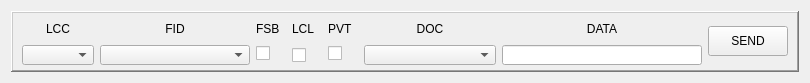
<?xml version="1.0" encoding="UTF-8"?>
<ui version="4.0">
 <class>ARINC_MSG_composer</class>
 <widget class="QWidget" name="ARINC_MSG_composer">
  <property name="geometry">
   <rect>
    <x>0</x>
    <y>0</y>
    <width>810</width>
    <height>83</height>
   </rect>
  </property>
  <property name="sizePolicy">
   <sizepolicy hsizetype="MinimumExpanding" vsizetype="Fixed">
    <horstretch>0</horstretch>
    <verstretch>0</verstretch>
   </sizepolicy>
  </property>
  <property name="minimumSize">
   <size>
    <width>0</width>
    <height>40</height>
   </size>
  </property>
  <property name="windowTitle">
   <string>Form</string>
  </property>
  <layout class="QGridLayout" name="gridLayout_2">
   <item row="0" column="0">
    <widget class="QFrame" name="frame">
     <property name="sizePolicy">
      <sizepolicy hsizetype="Preferred" vsizetype="Preferred">
       <horstretch>0</horstretch>
       <verstretch>0</verstretch>
      </sizepolicy>
     </property>
     <property name="frameShape">
      <enum>QFrame::WinPanel</enum>
     </property>
     <property name="frameShadow">
      <enum>QFrame::Raised</enum>
     </property>
     <layout class="QVBoxLayout" name="verticalLayout_8">
      <item>
       <layout class="QHBoxLayout" name="horizontalLayout">
        <property name="sizeConstraint">
         <enum>QLayout::SetDefaultConstraint</enum>
        </property>
        <item>
         <layout class="QVBoxLayout" name="verticalLayout">
          <property name="sizeConstraint">
           <enum>QLayout::SetMinimumSize</enum>
          </property>
          <item>
           <widget class="QLabel" name="label">
            <property name="sizePolicy">
             <sizepolicy hsizetype="Preferred" vsizetype="Minimum">
              <horstretch>0</horstretch>
              <verstretch>0</verstretch>
             </sizepolicy>
            </property>
            <property name="minimumSize">
             <size>
              <width>0</width>
              <height>20</height>
             </size>
            </property>
            <property name="text">
             <string>LCC</string>
            </property>
            <property name="alignment">
             <set>Qt::AlignHCenter|Qt::AlignTop</set>
            </property>
           </widget>
          </item>
          <item>
           <widget class="QComboBox" name="lccComboBox">
            <property name="sizePolicy">
             <sizepolicy hsizetype="Preferred" vsizetype="Minimum">
              <horstretch>0</horstretch>
              <verstretch>0</verstretch>
             </sizepolicy>
            </property>
            <property name="minimumSize">
             <size>
              <width>0</width>
              <height>20</height>
             </size>
            </property>
           </widget>
          </item>
         </layout>
        </item>
        <item>
         <layout class="QVBoxLayout" name="verticalLayout_3">
          <property name="sizeConstraint">
           <enum>QLayout::SetMinimumSize</enum>
          </property>
          <item>
           <widget class="QLabel" name="label_3">
            <property name="sizePolicy">
             <sizepolicy hsizetype="Preferred" vsizetype="Minimum">
              <horstretch>0</horstretch>
              <verstretch>0</verstretch>
             </sizepolicy>
            </property>
            <property name="minimumSize">
             <size>
              <width>0</width>
              <height>20</height>
             </size>
            </property>
            <property name="text">
             <string>FID</string>
            </property>
            <property name="alignment">
             <set>Qt::AlignHCenter|Qt::AlignTop</set>
            </property>
           </widget>
          </item>
          <item>
           <widget class="QComboBox" name="fidComboBox">
            <property name="sizePolicy">
             <sizepolicy hsizetype="Fixed" vsizetype="Minimum">
              <horstretch>0</horstretch>
              <verstretch>0</verstretch>
             </sizepolicy>
            </property>
            <property name="minimumSize">
             <size>
              <width>150</width>
              <height>20</height>
             </size>
            </property>
           </widget>
          </item>
         </layout>
        </item>
        <item>
         <layout class="QVBoxLayout" name="verticalLayout_4">
          <item>
           <widget class="QLabel" name="label_2">
            <property name="sizePolicy">
             <sizepolicy hsizetype="Preferred" vsizetype="Minimum">
              <horstretch>0</horstretch>
              <verstretch>0</verstretch>
             </sizepolicy>
            </property>
            <property name="minimumSize">
             <size>
              <width>30</width>
              <height>20</height>
             </size>
            </property>
            <property name="maximumSize">
             <size>
              <width>16777210</width>
              <height>16777215</height>
             </size>
            </property>
            <property name="text">
             <string>FSB</string>
            </property>
            <property name="alignment">
             <set>Qt::AlignLeading|Qt::AlignLeft|Qt::AlignTop</set>
            </property>
           </widget>
          </item>
          <item>
           <widget class="QCheckBox" name="fsbCheckBox">
            <property name="sizePolicy">
             <sizepolicy hsizetype="Minimum" vsizetype="MinimumExpanding">
              <horstretch>0</horstretch>
              <verstretch>0</verstretch>
             </sizepolicy>
            </property>
            <property name="minimumSize">
             <size>
              <width>30</width>
              <height>0</height>
             </size>
            </property>
            <property name="text">
             <string/>
            </property>
            <property name="tristate">
             <bool>false</bool>
            </property>
           </widget>
          </item>
         </layout>
        </item>
        <item>
         <layout class="QVBoxLayout" name="verticalLayout_2">
          <property name="sizeConstraint">
           <enum>QLayout::SetMinimumSize</enum>
          </property>
          <item>
           <widget class="QLabel" name="label_4">
            <property name="sizePolicy">
             <sizepolicy hsizetype="Minimum" vsizetype="Minimum">
              <horstretch>0</horstretch>
              <verstretch>0</verstretch>
             </sizepolicy>
            </property>
            <property name="minimumSize">
             <size>
              <width>30</width>
              <height>20</height>
             </size>
            </property>
            <property name="text">
             <string>LCL</string>
            </property>
            <property name="alignment">
             <set>Qt::AlignLeading|Qt::AlignLeft|Qt::AlignTop</set>
            </property>
           </widget>
          </item>
          <item>
           <widget class="QCheckBox" name="lclCheckBox">
            <property name="sizePolicy">
             <sizepolicy hsizetype="Minimum" vsizetype="MinimumExpanding">
              <horstretch>0</horstretch>
              <verstretch>0</verstretch>
             </sizepolicy>
            </property>
            <property name="minimumSize">
             <size>
              <width>20</width>
              <height>20</height>
             </size>
            </property>
            <property name="autoFillBackground">
             <bool>false</bool>
            </property>
            <property name="text">
             <string/>
            </property>
            <property name="tristate">
             <bool>false</bool>
            </property>
           </widget>
          </item>
         </layout>
        </item>
        <item>
         <layout class="QVBoxLayout" name="verticalLayout_5">
          <property name="sizeConstraint">
           <enum>QLayout::SetMinimumSize</enum>
          </property>
          <item>
           <widget class="QLabel" name="label_5">
            <property name="sizePolicy">
             <sizepolicy hsizetype="Fixed" vsizetype="Minimum">
              <horstretch>0</horstretch>
              <verstretch>0</verstretch>
             </sizepolicy>
            </property>
            <property name="minimumSize">
             <size>
              <width>30</width>
              <height>20</height>
             </size>
            </property>
            <property name="text">
             <string>PVT</string>
            </property>
            <property name="alignment">
             <set>Qt::AlignLeading|Qt::AlignLeft|Qt::AlignTop</set>
            </property>
           </widget>
          </item>
          <item>
           <widget class="QCheckBox" name="pvtCheckBox">
            <property name="sizePolicy">
             <sizepolicy hsizetype="Minimum" vsizetype="MinimumExpanding">
              <horstretch>0</horstretch>
              <verstretch>0</verstretch>
             </sizepolicy>
            </property>
            <property name="minimumSize">
             <size>
              <width>30</width>
              <height>0</height>
             </size>
            </property>
            <property name="text">
             <string/>
            </property>
            <property name="tristate">
             <bool>false</bool>
            </property>
           </widget>
          </item>
         </layout>
        </item>
        <item>
         <layout class="QVBoxLayout" name="verticalLayout_6">
          <property name="sizeConstraint">
           <enum>QLayout::SetMinimumSize</enum>
          </property>
          <item>
           <widget class="QLabel" name="label_6">
            <property name="sizePolicy">
             <sizepolicy hsizetype="Preferred" vsizetype="Minimum">
              <horstretch>0</horstretch>
              <verstretch>0</verstretch>
             </sizepolicy>
            </property>
            <property name="minimumSize">
             <size>
              <width>0</width>
              <height>20</height>
             </size>
            </property>
            <property name="text">
             <string>DOC</string>
            </property>
            <property name="alignment">
             <set>Qt::AlignHCenter|Qt::AlignTop</set>
            </property>
           </widget>
          </item>
          <item>
           <widget class="QComboBox" name="docComboBox">
            <property name="sizePolicy">
             <sizepolicy hsizetype="MinimumExpanding" vsizetype="Minimum">
              <horstretch>0</horstretch>
              <verstretch>0</verstretch>
             </sizepolicy>
            </property>
            <property name="minimumSize">
             <size>
              <width>0</width>
              <height>20</height>
             </size>
            </property>
           </widget>
          </item>
         </layout>
        </item>
        <item>
         <layout class="QVBoxLayout" name="verticalLayout_7">
          <item>
           <widget class="QLabel" name="label_7">
            <property name="sizePolicy">
             <sizepolicy hsizetype="Preferred" vsizetype="Minimum">
              <horstretch>0</horstretch>
              <verstretch>0</verstretch>
             </sizepolicy>
            </property>
            <property name="minimumSize">
             <size>
              <width>0</width>
              <height>20</height>
             </size>
            </property>
            <property name="text">
             <string>DATA</string>
            </property>
            <property name="alignment">
             <set>Qt::AlignHCenter|Qt::AlignTop</set>
            </property>
           </widget>
          </item>
          <item>
           <widget class="QLineEdit" name="dataLineEdit">
            <property name="sizePolicy">
             <sizepolicy hsizetype="Minimum" vsizetype="Minimum">
              <horstretch>0</horstretch>
              <verstretch>0</verstretch>
             </sizepolicy>
            </property>
            <property name="minimumSize">
             <size>
              <width>200</width>
              <height>20</height>
             </size>
            </property>
            <property name="text">
             <string/>
            </property>
           </widget>
          </item>
         </layout>
        </item>
        <item>
         <widget class="QPushButton" name="sendButton">
          <property name="sizePolicy">
           <sizepolicy hsizetype="Minimum" vsizetype="Fixed">
            <horstretch>0</horstretch>
            <verstretch>0</verstretch>
           </sizepolicy>
          </property>
          <property name="minimumSize">
           <size>
            <width>0</width>
            <height>30</height>
           </size>
          </property>
          <property name="text">
           <string>SEND</string>
          </property>
         </widget>
        </item>
       </layout>
      </item>
     </layout>
    </widget>
   </item>
  </layout>
 </widget>
 <resources/>
 <connections/>
</ui>
